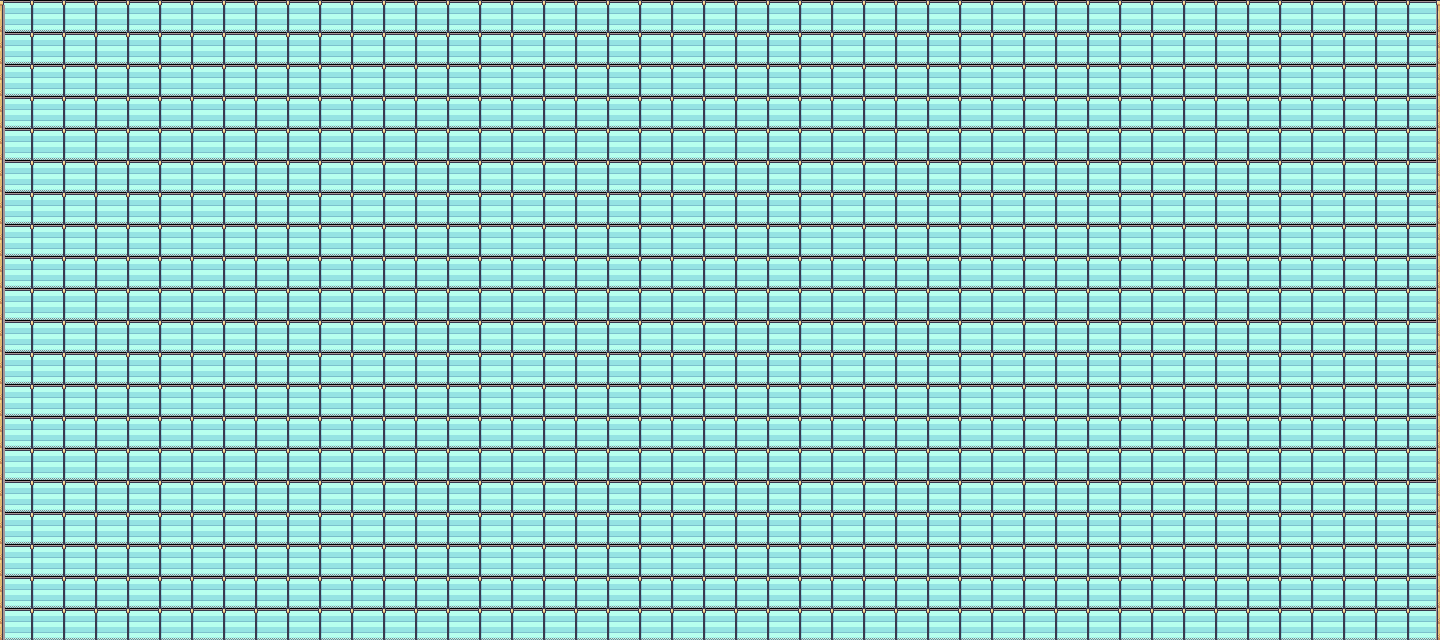

A level layout from a 2D game, rendered from its tile map. Below: a short description, then the map file with tile-grid data replaced by summaries:
An orthogonal 90x40 tile map with 16x16 px tiles, 2 tile layers (Base, Wall).

<map version="1.10" tiledversion="1.11.0" orientation="orthogonal" renderorder="right-down" width="90" height="40" tilewidth="16" tileheight="16" infinite="0" nextlayerid="3" nextobjectid="1">
 <tileset firstgid="1" name="Interiors" tilewidth="16" tileheight="16" tilecount="1424" columns="16">
  <image source="Interiors.png" width="256" height="1424" />
 </tileset>
 <layer id="1" name="Base" width="90" height="40">
  <data>[3600 cells, 3600 non-empty, 4 distinct tile ids]</data>
 </layer>
 <layer id="2" name="Wall" width="90" height="40">
  <data>[3600 cells, 80 non-empty, 4 distinct tile ids]</data>
 </layer>
</map>
